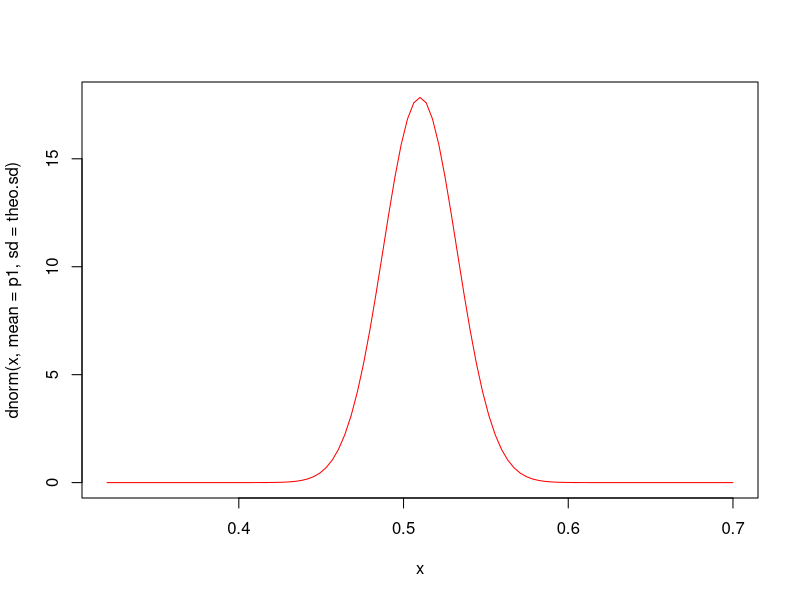
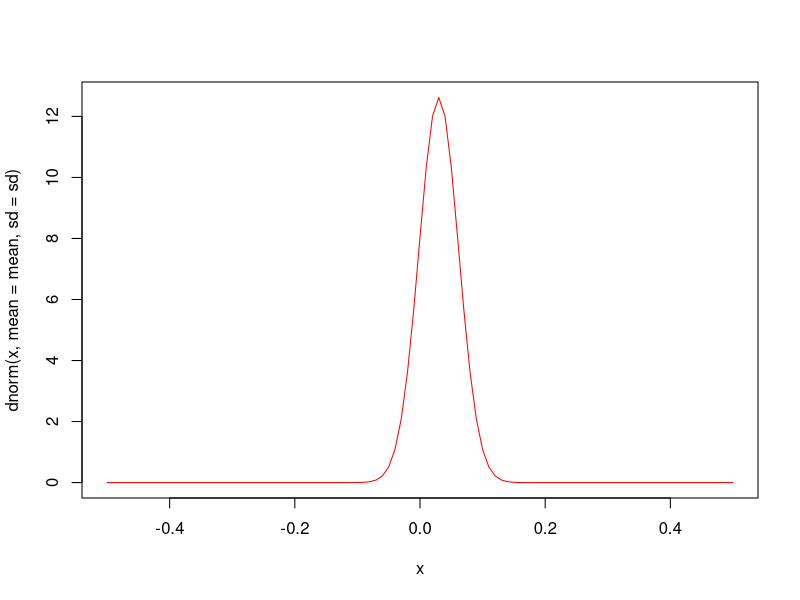
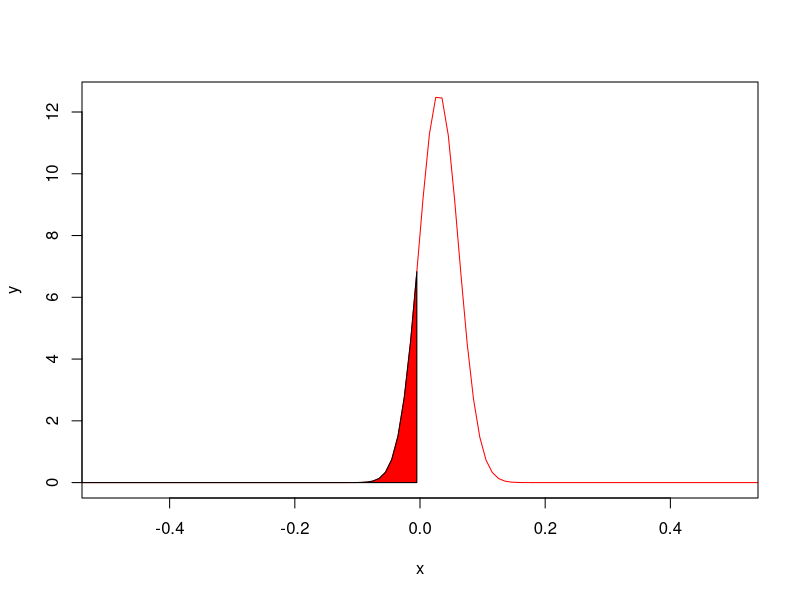
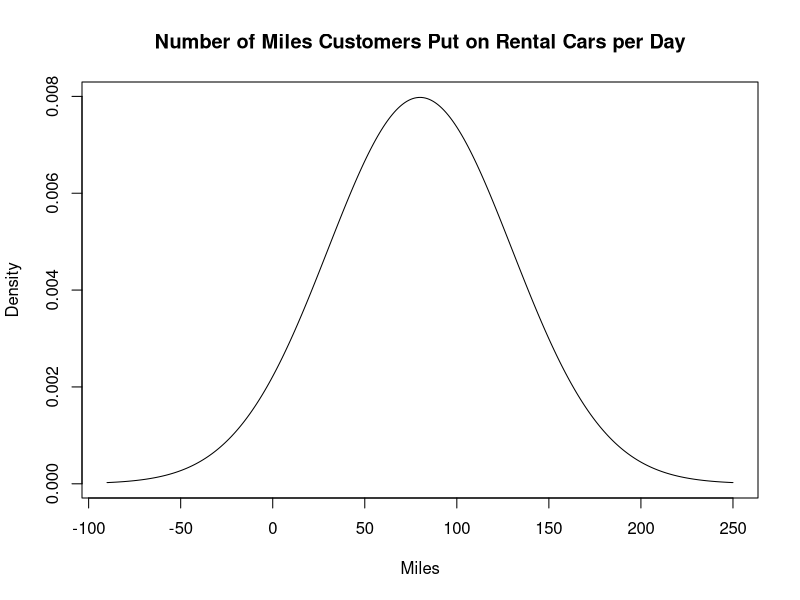
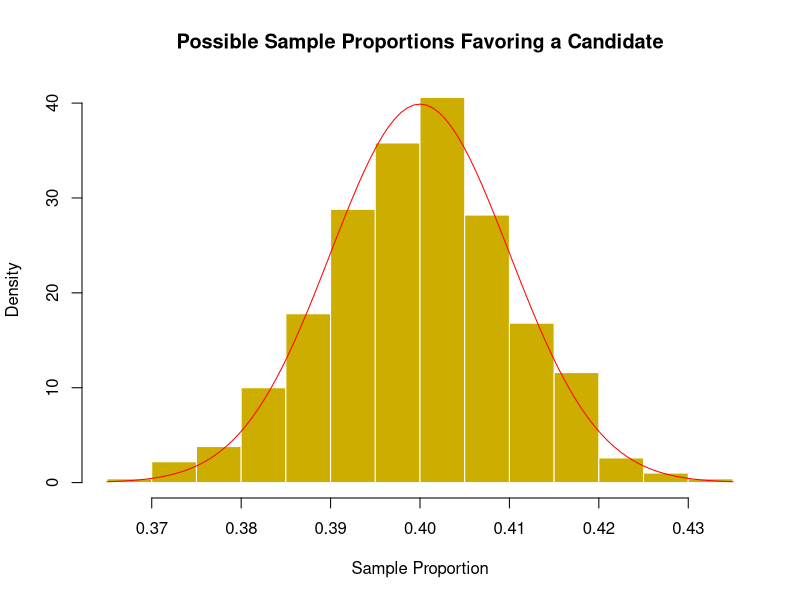
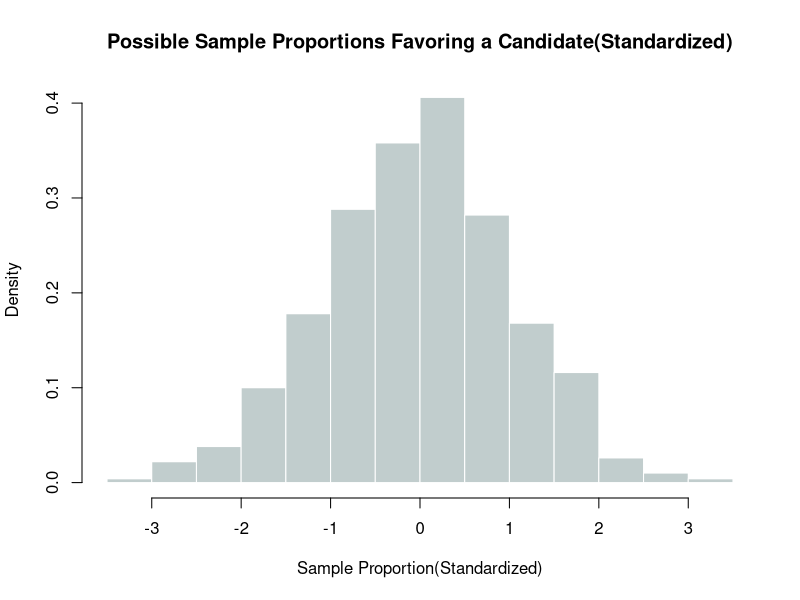
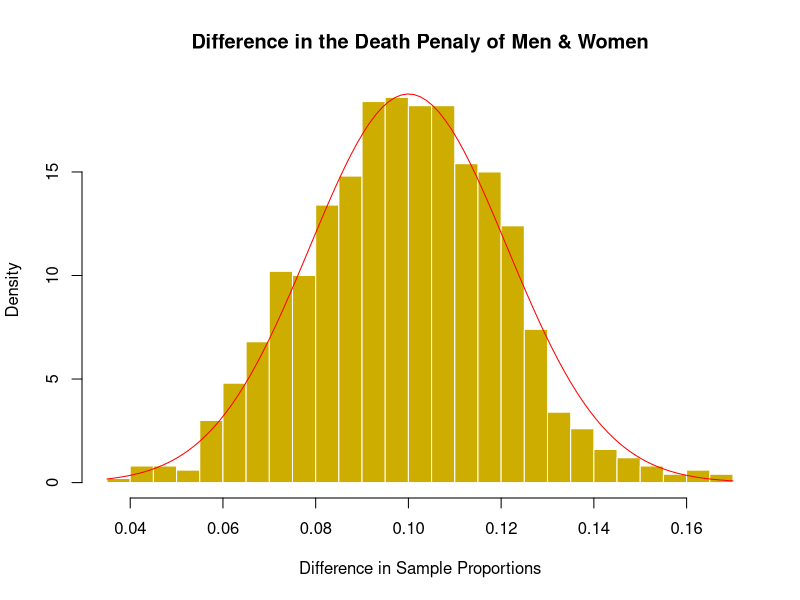
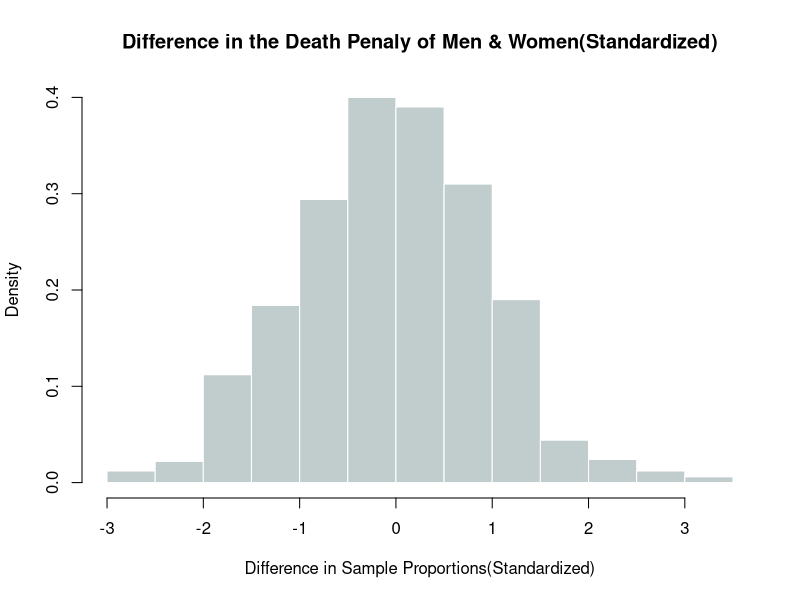

These charts were generated, in order, by the following R code:
## ---- chunk 1
pnorm(0.07, mean = 0.05, sd = 0.0109, lower.tail = F)
## ---- chunk 2
p1 <- 0.51
n <- 500
theo.sd <- sqrt(p1*(1 - p1)/n);theo.sd
curve(dnorm(x, mean = p1, sd = theo.sd), col = 'red', lwd = 1, xlim = c(0.32, 0.7))
## ---- chunk 3
p2 <- 0.48
mean <- p1 - p2;mean
## ---- chunk 4
sd <- sqrt((p1*(1-p1)/n) + (p2*(1-p2)/n));sd
## ---- chunk 5
curve(dnorm(x, mean = mean, sd = sd), col = 'red', lwd = 1, from = -0.5, to =0.5)
## ---- chunk 6
x =  seq(-1, 1, length.out = 200)
y = dnorm(x, mean = mean, sd = sd)
plot(x = x, y = y, col = 'red', type = 'l', xlim = c(-0.5, 0.5))
region.x = x[x<=0]
region.y = y[x<=0]
	
region.x2 = c(head(region.x,1), region.x, tail(region.x,1))
region.y2 = c(0, region.y, 0)
	
polygon(region.x2, region.y2, col = "red")
## ---- chunk 7
pnorm(0, mean, sd)
## ---- chunk 8
Miles <- c(-90:250)
Density <- dnorm(Miles, mean = 80, sd = 50)
plot(x = Miles, y = Density, type = "l", main = 'Number of Miles Customers Put on Rental Cars per Day')
## ---- chunk 9
#Each of Sampling
bino.x = function(n, p){
  samp = sample(x = c(0,1), n, replace = T, prob = c(1-p, p))
  x = sum(samp)
  phat = x/n
  return(phat)
}

#Sample Many Times
simu.phat = c()
for (i in 1:1000){#進行1000次模擬
  x = bino.x(n = 2400, p = 0.4)#每次模擬抽2400人
  simu.phat[i] = x
}

#Draw
hist(simu.phat, probability = T, breaks = 20,
     main = 'Possible Sample Proportions Favoring a Candidate',
     xlab = ('Sample Proportion'),
     col = 'gold3', border = 'white')

#Calculating simulated and theoretical values
n = 2400
p = 0.4
simu.mean = mean(simu.phat);simu.mean
simu.sd = sd(simu.phat);simu.sd
theo.mean = p;theo.mean
theo.sd = sqrt(p*(1-p)/n);theo.sd

#Overlapping with a curve(curve用法很特別)
curve(dnorm(x, mean = theo.mean, sd = theo.sd), add = T, col = 'red', lwd = 1)

#Caculating Z-score
simu.z = (simu.phat - theo.mean)/theo.sd
head(simu.z)
hist(simu.z, probability = T, breaks = 20,
     main = 'Possible Sample Proportions Favoring a Candidate(Standardized)',
     xlab = 'Sample Proportion(Standardized)',
     col = 'azure3', border = 'white')
## ---- chunk 10
#Sample Many Times
simu.phat1 = c()
simu.phat2 = c()
for (i in 1:1000){#進行1000次模擬
  x = bino.x(n = 1017, p = 0.37)#每次模擬抽1017女
  simu.phat1[i] = x
}
for (i in 1:1000){#進行1000次模擬
  x = bino.x(n = 885, p = 0.27)#每次模擬抽885男
  simu.phat2[i] = x
}

simu.phat = simu.phat1 - simu.phat2

#Draw
hist(simu.phat, probability = T, breaks = 20,
     main = 'Difference in the Death Penaly of Men & Women',
     xlab = ('Difference in Sample Proportions'),
     col = 'gold3', border = 'white')

#Calculating simulated and theoretical values
n1 = 1017
n2 = 885
p1 = 0.37
p2 = 0.27
simu.mean = mean(simu.phat);simu.mean
simu.sd = sd(simu.phat);simu.sd
theo.mean = p1 - p2;theo.mean
theo.sd = sqrt(p1*(1-p1)/n1 + p2*(1-p2)/n2);theo.sd

#Overlapping with a curve(curve用法很特別)
curve(dnorm(x, mean = theo.mean, sd = theo.sd), add = T, col = 'red', lwd = 1)

#Caculating Z-score
simu.z = (simu.phat - theo.mean)/theo.sd
head(simu.z)
hist(simu.z, probability = T, breaks = 20,
     main = 'Difference in the Death Penaly of Men & Women(Standardized)',
     xlab = 'Difference in Sample Proportions(Standardized)',
     col = 'azure3', border = 'white')
## ---- chunk 11
#Sample one time
#Generate random variables(samp：observations，xbar：mean of samples)
norm.x = function(mu, sigma, n){
  samp = rnorm(n, mean = mu, sd = sigma)
  xbar = mean(samp)
}

#Sample many times
simu.xbar = c()
for (i in 1:1000){#進行1000次模擬
  x = norm.x(mu = 8, sigma = 5, n = 25)
  simu.xbar[i] = x
}

#Draw
hist(simu.xbar, probability = T, breaks = 20,
     main = 'Hypothetical Mean Weight Loss',
     xlab = ('Sample Means'),
     col = 'gold3', border = 'white')

#Calculating simulated and theoretical values
mu = 8
n = 25
sigma = 5 
simu.mean = mean(simu.xbar);simu.mean
simu.sd = sd(simu.xbar);simu.sd
theo.mean = mu;theo.mean
theo.sd = sigma/sqrt(n);theo.sd

#Overlapping with a curve(curve用法很特別)
curve(dnorm(x, mean = theo.mean, sd = theo.sd), add = T, col = 'red', lwd = 1)

#Caculating Z-score
simu.z = (simu.xbar - theo.mean)/theo.sd
head(simu.z)
hist(simu.z, probability = T, breaks = 20,
     main = 'Hypothetical Mean Weight Loss(Standardized)',
     xlab = 'Sample Means(Standardized)',
     col = 'azure3', border = 'white')
## ---- chunk 12
#Sample many times
simu.dbar = c()
for (i in 1:1000){#進行1000次模擬
  x = norm.x(mu = 0, sigma = 7, n = 60)
  simu.dbar[i] = x
}

#Draw
hist(simu.dbar, probability = T, breaks = 20,
     main = 'Suppose That There Is No "Freshman15"',
     xlab = ('Possible Values of dbar'),
     col = 'gold3', border = 'white')

#Calculating simulated and theoretical values
mu = 0
n = 60
sigma = 7 
simu.mean = mean(simu.dbar);simu.mean
simu.sd = sd(simu.dbar);simu.sd
theo.mean = mu;theo.mean
theo.sd = sigma/sqrt(n);theo.sd

#Overlapping with a curve(curve用法很特別)
curve(dnorm(x, mean = theo.mean, sd = theo.sd), add = T, col = 'red', lwd = 1)

#Caculating Z-score
simu.z = (simu.dbar - theo.mean)/theo.sd
head(simu.z)
hist(simu.z, probability = T, breaks = 20,
     main = 'Suppose That There Is No "Freshman15"(Standardized)',
     xlab = 'Possible Values of dbar(Standardized)',
     col = 'azure3', border = 'white')
## ---- chunk 13
#Sample many times
simu.xbar1 = c()
simu.xbar2 = c()
for (i in 1:1000){#進行1000次模擬
  x = norm.x(mu = 88, sigma = 15, n = 87)#每次模擬抽87男
  simu.xbar1[i] = x
}

for (i in 1:1000){#進行1000次模擬
  x = norm.x(mu = 88, sigma = 15, n = 102)#每次模擬抽102女
  simu.xbar2[i] = x
}

simu.xbar = simu.xbar1 - simu.xbar2

#Draw
hist(simu.xbar, probability = T, breaks = 20,
     main = 'Who Are the Speed Demons?',
     xlab = ('Difference in Sample Means'),
     col = 'gold3', border = 'white')

#Calculating simulated and theoretical values
mu1 = 88#題目沒有給
mu2 = 88#題目沒有給
sigma1 = 15
sigma2 = 15
n1 = 87
n2 = 102
simu.mean = mean(simu.xbar);simu.mean
simu.sd = sd(simu.xbar);simu.sd
theo.mean = mu1 - mu2;theo.mean
theo.sd = sqrt(sigma1^2/n1 + sigma2^2/n2);theo.sd

#Overlapping with a curve(curve用法很特別)
curve(dnorm(x, mean = theo.mean, sd = theo.sd), add = T, col = 'red', lwd = 1)

#Caculating Z-score
simu.z = (simu.xbar - theo.mean)/theo.sd
head(simu.z)
hist(simu.z, probability = T, breaks = 20,
     main = 'Who Are the Speed Demons?(Standardized)',
     xlab = 'Difference in Sample Means(Standardized)',
     col = 'azure3', border = 'white')
